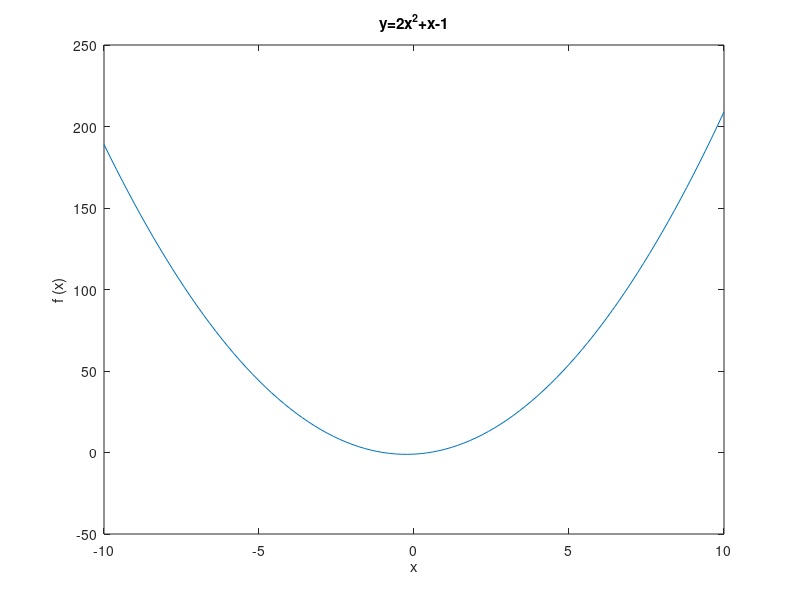

Here is the MATLAB script that generated this plot:
% Octave Script
% Title			:Funcion constante
% Description		:Script para graficar una funcion de la forma f(x)=a   
% Author		:Yessenia Correa Arvizu (YessiArvizu)
% Date			:20210401
% Sesion		:1
% Usage			:octave> /path/f_constante
% Notes			:Requiere aplicacion octave usar en consola preferentemente
% limpiar variables
		 clear
	% Ejemplo y=2x.^2+x-1
	% Rango de -10..10 en i = 1
		x = -10 : 0.2 : 10 ;
	% Valor de la función
	 	y=2*(x.^2)+x-1;
	% Dibujar x, y
		 plot (x, y);
	% Titulo
		title ( "y=2x^2+x-1" );
	% Etiqueta para x
		xlabel ( " x " );
	% Etiqueta para y
		ylabel ( " f (x) " );